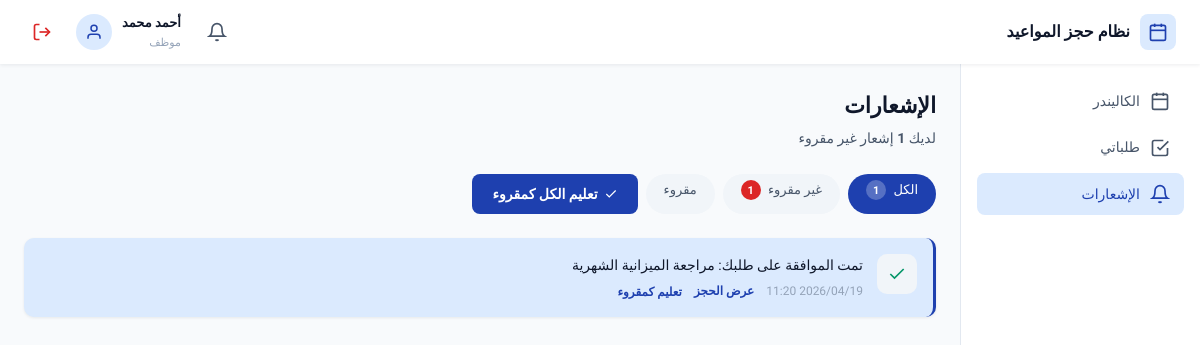
/notifications/ (signed in), run on the app's committed database.
### appointments/models.py (models this page shows, shortened)
class User(AbstractUser):
    ROLE_CHOICES = [
        ('employee', 'موظف'),
        ('secretary', 'سكرتارية'),
        ('executive', 'مدير تنفيذي'),
    ]
    role = models.CharField(max_length=20, choices=ROLE_CHOICES, default='employee', verbose_name='الدور')
    name = models.CharField(max_length=100, verbose_name='الاسم', blank=True)
    phone_number = models.CharField(max_length=20, verbose_name='رقم الهاتف', blank=True, null=True)
    branch = models.ForeignKey(Branch, on_delete=models.SET_NULL, null=True, blank=True, related_name='employees', verbose_name='الفرع')
    class Meta:
        verbose_name = 'مستخدم'
        verbose_name_plural = 'المستخدمون'

class Notification(models.Model):
    TYPE_CHOICES = [
        ('new_request', 'طلب جديد'),
        ('approved', 'موافقة'),
        ('rejected', 'رفض'),
    ]
    user = models.ForeignKey(User, on_delete=models.CASCADE, related_name='notifications', verbose_name='المستخدم')
    type = models.CharField(max_length=20, choices=TYPE_CHOICES, verbose_name='النوع')
    message = models.TextField(verbose_name='الرسالة')
    appointment = models.ForeignKey(Appointment, on_delete=models.CASCADE, related_name='notifications', verbose_name='الموعد')
    read = models.BooleanField(default=False, verbose_name='مقروء')
    created_at = models.DateTimeField(auto_now_add=True, verbose_name='تاريخ الإنشاء')
    class Meta:
        verbose_name = 'إشعار'
        verbose_name_plural = 'الإشعارات'
        ordering = ['-created_at']

### appointments/views.py (the view)
# urls.py: path('notifications/', views.notifications_page_view, name='notifications_page'),
@login_required
def notifications_page_view(request):
    notifs = Notification.objects.filter(user=request.user).order_by('-created_at')
    unread_count = notifs.filter(read=False).count()
    read_filter = request.GET.get('read', 'all')
    if read_filter == 'unread':
        notifs = notifs.filter(read=False)
    elif read_filter == 'read':
        notifs = notifs.filter(read=True)
    paginator = Paginator(notifs, 15)
    page_number = request.GET.get('page', 1)
    page_obj = paginator.get_page(page_number)
    return render(request, 'appointments/notifications_page.html', {
        'page_obj': page_obj,
        'unread_count': unread_count,
        'read_filter': read_filter,
    })

### templates/appointments/notifications_page.html (shortened to what this page needs)
{% extends 'base.html' %}
{% block content %}
<div class="page-header">
    <h1 class="page-title">الإشعارات</h1>
    <p class="page-desc">
        {% if unread_count > 0 %}
        لديك <strong>{{ unread_count }}</strong> إشعار غير مقروء
        {% else %}
        جميع الإشعارات مقروءة
        {% endif %}
    </p>
</div>
<div class="filter-row">
    <a href="?read=all" class="filter-pill {% if read_filter == 'all' %}active{% endif %}">
        الكل
        <span class="filter-badge">{{ page_obj.paginator.count }}</span>
    </a>
    <a href="?read=unread" class="filter-pill {% if read_filter == 'unread' %}active{% endif %}">
        غير مقروء
        {% if unread_count > 0 %}<span class="filter-badge accent">{{ unread_count }}</span>{% endif %}
    </a>
    <a href="?read=read" class="filter-pill {% if read_filter == 'read' %}active{% endif %}">
        مقروء
    </a>
    {% if unread_count > 0 %}
    <button class="btn btn-primary" onclick="markAllReadPage()">
        <svg width="14" height="14" viewBox="0 0 24 24" fill="none" stroke="currentColor" stroke-width="2"><polyline points="20 6 9 17 4 12"></polyline></svg>
        تعليم الكل كمقروء
    </button>
    {% endif %}
</div>
{% if page_obj %}
<div class="notifications-list">
    {% for n in page_obj %}
    <div class="notif-page-item {% if not n.read %}unread{% endif %}" id="notif-{{ n.id }}">
        <div class="notif-page-icon">
            {% if n.type == 'approved' %}
            <svg width="20" height="20" viewBox="0 0 24 24" fill="none" stroke="var(--success)" stroke-width="2"><polyline points="20 6 9 17 4 12"></polyline></svg>
            {% elif n.type == 'rejected' %}
            <svg width="20" height="20" viewBox="0 0 24 24" fill="none" stroke="var(--danger)" stroke-width="2"><line x1="18" y1="6" x2="6" y2="18"></line><line x1="6" y1="6" x2="18" y2="18"></line></svg>
            {% else %}
            <svg width="20" height="20" viewBox="0 0 24 24" fill="none" stroke="var(--accent-primary)" stroke-width="2"><path d="M22 17H2a3 3 0 0 0 3-3V9a7 7 0 0 1 14 0v5a3 3 0 0 0 3 3zm-8.27 4a2 2 0 0 1-3.46 0"></path></svg>
            {% endif %}
        </div>
        <div class="notif-page-content">
            <div class="notif-page-text">{{ n.message }}</div>
            <div class="notif-page-meta">
                <span>{{ n.created_at|date:"Y/m/d H:i" }}</span>
                {% if n.appointment %}
                <a href="{% url 'appointment_detail' n.appointment.pk %}">عرض الحجز</a>
                {% endif %}
                {% if not n.read %}
                <button onclick="markReadPage({{ n.id }}, this)">تعليم كمقروء</button>
                {% endif %}
            </div>
        </div>
    </div>
    {% endfor %}
</div>
{% endif %}
{% endblock %}

### templates/base.html (shortened to what this page needs)
{% load static %}
<!DOCTYPE html>
<html lang="ar" dir="rtl">
<head>
    <link rel="stylesheet" href="{% static 'css/style.css' %}">
</head>
<body>
    {% if user.is_authenticated %}
    <header class="header">
        <div class="header-logo">
            <div class="logo-icon">
                <svg width="20" height="20" viewBox="0 0 24 24" fill="none" stroke="currentColor" stroke-width="2">
                    <rect x="3" y="4" width="18" height="18" rx="2" ry="2"></rect>
                    <line x1="16" y1="2" x2="16" y2="6"></line>
                    <line x1="8" y1="2" x2="8" y2="6"></line>
                    <line x1="3" y1="10" x2="21" y2="10"></line>
                </svg>
            </div>
            <span class="logo-text">نظام حجز المواعيد</span>
        </div>
        <div class="header-actions">
            <div class="notifications-wrapper">
                <button class="notifications-btn" id="notificationsBtn" onclick="toggleNotifications()">
                    <svg width="20" height="20" viewBox="0 0 24 24" fill="none" stroke="currentColor" stroke-width="2">
                        <path d="M18 8A6 6 0 0 0 6 8c0 7-3 9-3 9h18s-3-2-3-9"></path>
                        <path d="M13.73 21a2 2 0 0 1-3.46 0"></path>
                    </svg>
                </button>
            </div>
            <div class="user-info">
                <div class="user-text">
                    <span class="user-name">{{ user.name|default:user.username }}</span>
                    <span class="user-role">{{ user.get_role_display }}</span>
                </div>
                <div class="user-avatar">
                    <svg width="18" height="18" viewBox="0 0 24 24" fill="none" stroke="currentColor" stroke-width="2">
                        <path d="M20 21v-2a4 4 0 0 0-4-4H8a4 4 0 0 0-4 4v2"></path>
                        <circle cx="12" cy="7" r="4"></circle>
                    </svg>
                </div>
            </div>
            <a href="{% url 'logout' %}" class="logout-btn" title="تسجيل الخروج">
                <svg width="20" height="20" viewBox="0 0 24 24" fill="none" stroke="currentColor" stroke-width="2">
                    <path d="M9 21H5a2 2 0 0 1-2-2V5a2 2 0 0 1 2-2h4"></path>
                    <polyline points="16 17 21 12 16 7"></polyline>
                    <line x1="21" y1="12" x2="9" y2="12"></line>
                </svg>
            </a>
        </div>
    </header>
    <div class="main-layout">
        <aside class="sidebar">
            <nav class="sidebar-nav">
                {% if user.role == 'employee' %}
                <a href="{% url 'employee_calendar' %}" class="nav-item {% if request.resolver_match.url_name == 'employee_calendar' %}active{% endif %}">
                    <svg width="20" height="20" viewBox="0 0 24 24" fill="none" stroke="currentColor" stroke-width="2">
                        <rect x="3" y="4" width="18" height="18" rx="2" ry="2"></rect>
                        <line x1="16" y1="2" x2="16" y2="6"></line>
                        <line x1="8" y1="2" x2="8" y2="6"></line>
                        <line x1="3" y1="10" x2="21" y2="10"></line>
                    </svg>
                    <span>الكاليندر</span>
                </a>
                <a href="{% url 'employee_requests' %}" class="nav-item {% if request.resolver_match.url_name == 'employee_requests' %}active{% endif %}">
                    <svg width="20" height="20" viewBox="0 0 24 24" fill="none" stroke="currentColor" stroke-width="2">
                        <path d="M9 11l3 3L22 4"></path>
                        <path d="M21 12v7a2 2 0 0 1-2 2H5a2 2 0 0 1-2-2V5a2 2 0 0 1 2-2h11"></path>
                    </svg>
                    <span>طلباتي</span>
                </a>
                {% endif %}
                <a href="{% url 'notifications_page' %}" class="nav-item {% if request.resolver_match.url_name == 'notifications_page' %}active{% endif %}">
                    <svg width="20" height="20" viewBox="0 0 24 24" fill="none" stroke="currentColor" stroke-width="2">
                        <path d="M18 8A6 6 0 0 0 6 8c0 7-3 9-3 9h18s-3-2-3-9"></path>
                        <path d="M13.73 21a2 2 0 0 1-3.46 0"></path>
                    </svg>
                    <span>الإشعارات</span>
                </a>
            </nav>
        </aside>
        <main class="main-content">
            {% block content %}{% endblock %}
        </main>
    </div>
    {% endif %}
</body>
</html>

### data on the page
User: name "أحمد محمد", role "موظف"
Notification: type "approved" (drawn), message "تمت الموافقة على طلبك: مراجعة الميزانية الشهرية", created_at "2026/04/19 11:20", shows "عرض الحجز"

### other printed values
{{ unread_count }} "1"
{{ page_obj.paginator.count }} "1"
